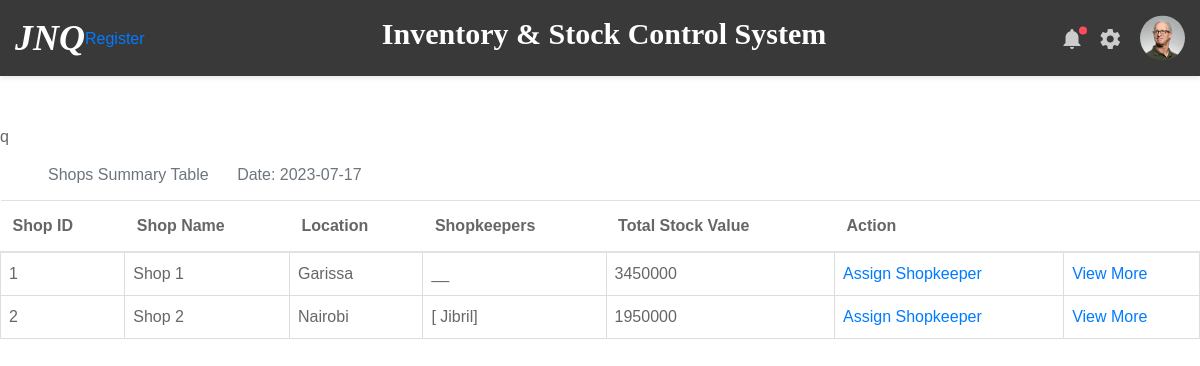
The app's page /view_shops with its own data.
### inventory/models.py (models this page shows)
class Shop(db.Model):
    id = db.Column(db.Integer, primary_key=True)
    shop_name = db.Column(db.String(100), nullable=False, unique=True)
    location = db.Column(db.String(100), nullable=False)
    date_registered = db.Column(db.DateTime, default=datetime.now)
    user_id = db.Column(db.Integer, db.ForeignKey('user.id'))
    sale = db.relationship('Sale', backref='shop', lazy=True)
    stock_received = db.relationship('StockReceived', backref='shop', lazy=True)
    stock_in = db.relationship('StockOut', backref='shop', lazy=True)
    item_association = db.relationship('ShopItem', back_populates='shop')
    items = association_proxy("item_association", "item")
    shopkeepers = db.relationship('Shopkeeper', backref='shop_details', lazy=True)
    daily_shop_count = db.relationship('DailyCount', backref='shop', lazy=True)
    movements_from = db.relationship('TransferStock', foreign_keys='TransferStock.transfer_from_id',
                                     backref='transfer_from', lazy=True)
    movements_to = db.relationship('TransferStock', foreign_keys='TransferStock.transfer_to_id',
                                   backref='transfer_to', lazy=True)
    count_difference = db.relationship('CountDifference', backref='difference_item', lazy=True)

class Shopkeeper(db.Model):
    id = db.Column(db.Integer, primary_key=True)
    shop_id = db.Column(db.Integer, db.ForeignKey('shop.id'))
    user_id = db.Column(db.Integer, db.ForeignKey('user.id'))

class User(db.Model, UserMixin):
    id = db.Column(db.Integer, primary_key=True)
    username = db.Column(db.String(50), unique=True, nullable=False)
    password = db.Column(db.String(100), nullable=False)
    user_role = db.Column(db.String(30), nullable=False)
    date_registered = db.Column(db.DateTime, default=datetime.now)
    shops = db.relationship('Shop', backref='staff', lazy=True)
    stores = db.relationship('Store', backref='staff', lazy=True)
    shopkeepers = db.relationship('Shopkeeper', backref='user_details', lazy=True)

### inventory/routes.py (the view)
@app.route('/view_shops', methods=['GET', 'POST'])
def view_shops():
    shops = Shop.query.all()
    users = User.query.all()
    date = today_date()
    shop_stock_lookup = {}
    for shop in shops:
        stock_value_list = []
        for product in ShopItem.query.filter_by(shop_id=shop.id).all():
            stock_value_list.append(product.item_value)
        total_stock_value = sum(stock_value_list)
        shop_stock_lookup[shop.id] = total_stock_value
    return render_template('view_shops.html', shop_stock_lookup=shop_stock_lookup, shops=shops, date=date, users=users)

### inventory/routes.py (called while the page is built)
def today_date():
    date_today = datetime.today().strftime('%Y-%m-%d')
    return date_today

### inventory/templates/view_shops.html (shortened to what this page needs)
{% extends 'layout.html' %}
{% block content %}
     <table class="table">
         <caption class="ml-5" style="caption-side: top">Shops Summary Table<span class="ml-4"> Date: {{date}}</span></caption>
          <thead>
            <tr>
              <th scope="col">Shop ID</th>
              <th scope="col">Shop Name</th>
              <th scope="col">Location</th>
              <th scope="col">Shopkeepers</th>
              <th scope="col">Total Stock Value</th>
              <th>Action</th>
              <th></th>
            </tr>q
          </thead>
          <tbody>
          {% for shop in shops %}
              <tr>
                <td>{{ shop.id }}</td>
                <td>{{ shop.shop_name }}</td>
                <td>{{ shop.location }}</td>
                <td>
                  {% if shop.shopkeepers %}
                    {% for shopkeeper in shop.shopkeepers %}
                        <a data-toggle="modal" data-target="#deleteModal">
                        <span>[</span> {{ shopkeeper.user_details.username }}<span>]</span></a>
                    {% endfor %}
                  {% else %}
                    __
                  {% endif %}
                </td>
                <td>
                  {% if shop_stock_lookup %}
                    {{ shop_stock_lookup[shop.id] }}
                  {% else %}
                    0 Items
                  {% endif %}
                </td>
                <td>
                  <a href="{{ url_for('assign_shopkeeper', shop_id=shop.id) }}">Assign Shopkeeper</a>
                </td>
                <td>
                  <a href="{{ url_for('view_shop', shop_id=shop.id) }}">View More</a>
                </td>
              </tr>
            {% endfor %}
          </tbody>
     </table>
{% endblock %}

### records on screen
Shop: id "1", shop_name "Shop 1", location "Garissa", shows "__", shop_stock_lookup "3450000"
Shop: id "2", shop_name "Shop 2", location "Nairobi", shop_stock_lookup "1950000"
Shopkeeper: user_details.username "Jibril"

### other values on screen
{{ date }} "2023-07-17"
